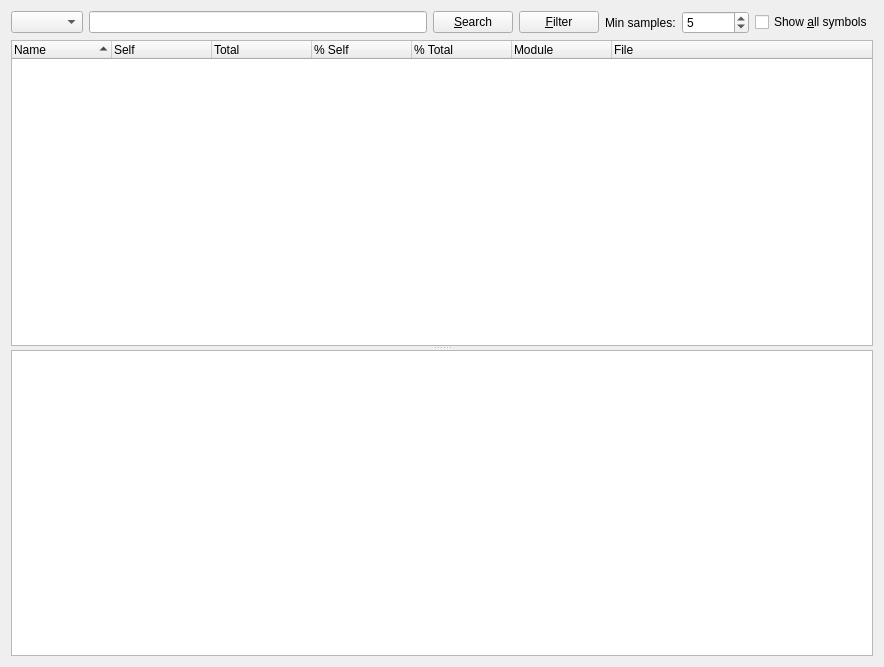
<?xml version="1.0" encoding="UTF-8"?>
<ui version="4.0">
 <class>SymbolWidget</class>
 <widget class="QWidget" name="SymbolWidget">
  <property name="geometry">
   <rect>
    <x>0</x>
    <y>0</y>
    <width>884</width>
    <height>667</height>
   </rect>
  </property>
  <property name="windowTitle">
   <string>Form</string>
  </property>
  <layout class="QVBoxLayout" name="verticalLayout">
   <item>
    <layout class="QHBoxLayout" name="horizontalLayout">
     <item>
      <widget class="QComboBox" name="cbFilterChoice"/>
     </item>
     <item>
      <widget class="QLineEdit" name="txtFilter"/>
     </item>
     <item>
      <widget class="QPushButton" name="btnSearch">
       <property name="toolTip">
        <string>Jump to item with name that maches entered text</string>
       </property>
       <property name="text">
        <string>&amp;Search</string>
       </property>
      </widget>
     </item>
     <item>
      <widget class="QPushButton" name="btnFilter">
       <property name="toolTip">
        <string>Hide all items whose name does not match entered text</string>
       </property>
       <property name="text">
        <string>&amp;Filter</string>
       </property>
      </widget>
     </item>
     <item>
      <widget class="QLabel" name="lblMinSamples">
       <property name="text">
        <string>Min samples:</string>
       </property>
       <property name="buddy">
        <cstring>spnMinSamples</cstring>
       </property>
      </widget>
     </item>
     <item>
      <widget class="QSpinBox" name="spnMinSamples">
       <property name="toolTip">
        <string>Symbols with less samples than this will be hidden</string>
       </property>
       <property name="maximum">
        <number>100000</number>
       </property>
       <property name="value">
        <number>5</number>
       </property>
      </widget>
     </item>
     <item>
      <widget class="QCheckBox" name="chkShowAllSymbols">
       <property name="toolTip">
        <string>Toggle between wheter to show symbols without source file location.</string>
       </property>
       <property name="text">
        <string>Show &amp;all symbols</string>
       </property>
      </widget>
     </item>
    </layout>
   </item>
   <item>
    <widget class="QSplitter" name="splitter">
     <property name="orientation">
      <enum>Qt::Vertical</enum>
     </property>
     <widget class="QTreeWidget" name="treeWidget">
      <property name="contextMenuPolicy">
       <enum>Qt::CustomContextMenu</enum>
      </property>
      <property name="selectionMode">
       <enum>QAbstractItemView::ExtendedSelection</enum>
      </property>
      <property name="sortingEnabled">
       <bool>true</bool>
      </property>
      <column>
       <property name="text">
        <string>Name</string>
       </property>
      </column>
      <column>
       <property name="text">
        <string>Self</string>
       </property>
      </column>
      <column>
       <property name="text">
        <string>Total</string>
       </property>
      </column>
      <column>
       <property name="text">
        <string>% Self</string>
       </property>
      </column>
      <column>
       <property name="text">
        <string>% Total</string>
       </property>
      </column>
      <column>
       <property name="text">
        <string>Module</string>
       </property>
      </column>
      <column>
       <property name="text">
        <string>File</string>
       </property>
      </column>
     </widget>
     <widget class="SourceWidget" name="txtSource">
      <property name="lineWrapMode">
       <enum>QPlainTextEdit::NoWrap</enum>
      </property>
      <property name="readOnly">
       <bool>true</bool>
      </property>
     </widget>
    </widget>
   </item>
  </layout>
 </widget>
 <customwidgets>
  <customwidget>
   <class>SourceWidget</class>
   <extends>QPlainTextEdit</extends>
   <header>SourceWidget.h</header>
  </customwidget>
 </customwidgets>
 <tabstops>
  <tabstop>cbFilterChoice</tabstop>
  <tabstop>txtFilter</tabstop>
  <tabstop>btnSearch</tabstop>
  <tabstop>btnFilter</tabstop>
  <tabstop>spnMinSamples</tabstop>
  <tabstop>chkShowAllSymbols</tabstop>
  <tabstop>treeWidget</tabstop>
  <tabstop>txtSource</tabstop>
 </tabstops>
 <resources/>
 <connections/>
</ui>
